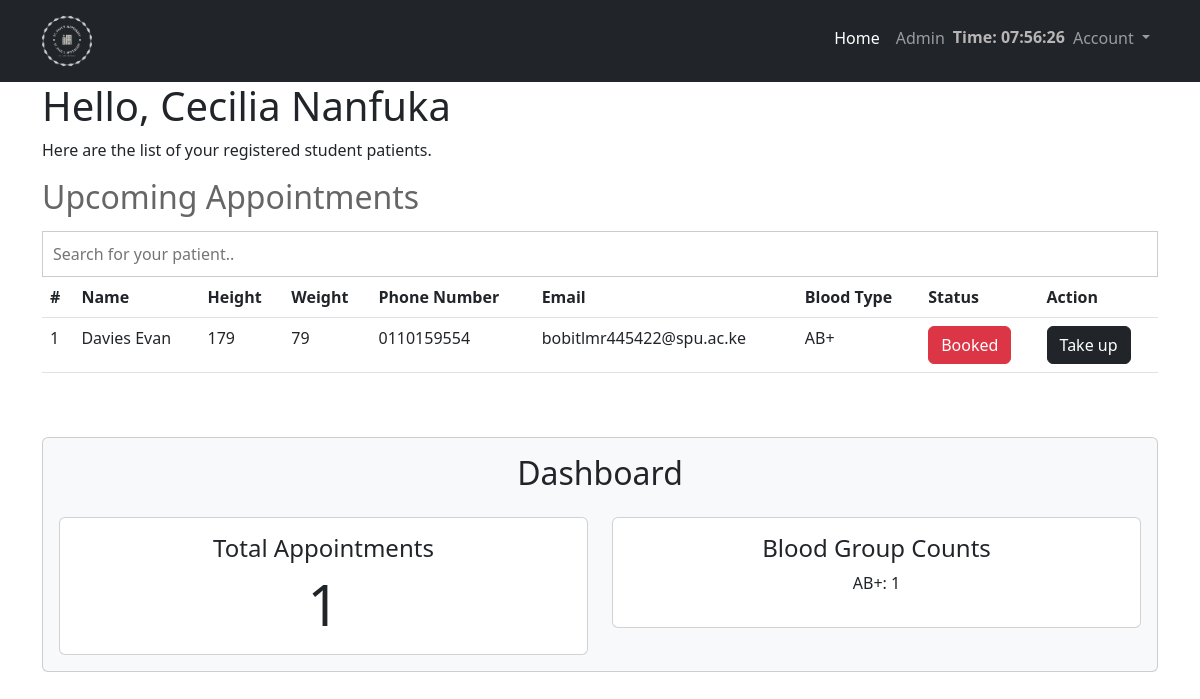
The app's page /admin (signed in) with its own data.
### app.py (models this page shows, shortened)
class User(db.Model, UserMixin):
    id = db.Column(db.Integer, primary_key=True)
    username = db.Column(db.String(30), nullable=False)
    school_id = db.Column(db.String(20),unique=True, nullable=False)
    email = db.Column(db.String(120),unique=True, nullable=False)
    user_profile = db.Column(db.String(20), nullable=False,default='default.png')
    password = db.Column(db.String(30),nullable=False)
    patient = db.relationship('Profile', backref='patient',lazy=True)
    role = db.Column(db.String(10))

class Profile(db.Model):
    id = db.Column(db.Integer, primary_key=True)
    date_registered = db.Column(db.DateTime(), nullable=False, default=datetime.now)
    marital_status = db.Column(db.String(120), nullable=False)
    phonenumber = db.Column(db.String(13), unique=True, nullable=False)
    address = db.Column(db.String(20), nullable=False)
    postcode = db.Column(db.String(20), nullable=False)
    city = db.Column(db.String(30), nullable=False)
    area = db.Column(db.String(20), nullable=False)
    blood_type = db.Column(db.String(5))
    country = db.Column(db.String(20), nullable=False)
    state = db.Column(db.String(20), nullable=False)
    height = db.Column(db.Integer, default=0)
    weight = db.Column(db.Integer, default=0)
    blood_type = db.Column(db.String(10))
    user = relationship("User", backref="profile", uselist=False)
    appointment_status = db.Column(db.String(15), default='booked')  # Add appointment status field
    patient_id = db.Column(db.Integer, db.ForeignKey('user.id'), nullable=False)

### app.py (the view)
@app.route('/admin')
@login_required
def admin():
    if current_user.role == 'doctor':
        appointments = Profile.query.order_by(Profile.date_registered).all()
        num_appointments = len(appointments)
        blood_group_counts = {}
        for appointment in appointments:
            blood_group = appointment.blood_type
            if blood_group in blood_group_counts:
                blood_group_counts[blood_group] += 1
            else:
                blood_group_counts[blood_group] = 1
        return render_template('staff.html', appointments=appointments,
                               num_appointments=num_appointments,
                               blood_group_counts=blood_group_counts,
                               user=current_user)
    else:
        logout_user()
        return redirect(url_for('login'))

### app.py (called while the page is built)
@login_manager.user_loader
def load_user(id):
    user = User.query.get(int(id) if id is not None else None)
    return user

### templates/staff.html (shortened to what this page needs)
{% extends 'layout.html' %}
{% block body %}
         <main>
        <section class="container cd-table-container">
        <h1> Hello, {{current_user.username}}</h1>
         <p> Here are the list of your registered student patients.</p>
          <h2 class="cd-title">Upcoming Appointments</h2>
          <input type="text" class="cd-search table-filter" autofocus data-table="order-table" placeholder="Search for your patient.." />
        <div class="table-responsive">
          <table class="cd-table order-table table">
            <thead>
              <tr>
                <th>#</th>
                <th>Name</th>
                <th>Height</th>
                <th>Weight</th>
                <th>Phone Number</th>
                <th>Email</th>
                <th>Blood Type</th>
                <th>Status</th>
                <th>Action</th>
              </tr>
            </thead>
            <tbody>
             {% for appointment in appointments %}
              <tr>
                <td>{{ loop.index }}</td>
                <td>{{ appointment.patient.username }}</td>
                <td>{{ appointment.height }}</td>
                <td>{{ appointment.weight }}</td>
                <td>{{ appointment.phonenumber }}</td>
                <td>{{ appointment.patient.email }}</td>
                <td>{{ appointment.blood_type }}</td>
                <td>
                  {% if appointment.appointment_status == 'booked' %}
                  <a href="{{ url_for('takeup', id=appointment.id) }}" class="btn btn-danger">Booked</a>
                  {% elif appointment.appointment_status == 'approved' %}
                  <a href="#" class="btn btn-success">Approved</a>
                  {% endif %}
                </td>
                {% if appointment.appointment_status == 'approved' %}
                <td><a href="{{ url_for('takeup', id=appointment.id) }}" disabled class="btn btn-dark">Take up</a></td>
                {% else %}
                <td><a href="{{ url_for('takeup', id=appointment.id) }}" class="btn btn-dark">Take up</a></td>
                {% endif %}
              </tr>
              {% endfor %}
            </tbody>
          </table>
        </div>
        </section>
  <section class="container mt-5 mb-4">
    <div class="card bg-light">
      <div class="card-body">
        <h2 class="card-title text-center mb-4">Dashboard</h2>
        <div class="row">
          <div class="col-md-6">
            <div class="card">
              <div class="card-body text-center">
                <h4 class="card-title">Total Appointments</h4>
                <p class="card-text display-4">{{ num_appointments }}</p>
              </div>
            </div>
          </div>
          <div class="col-md-6">
            <div class="card">
              <div class="card-body text-center">
                <h4 class="card-title">Blood Group Counts</h4>
                <ul class="list-unstyled">
                  {% for blood_group, count in blood_group_counts.items() %}
                  <li>{{ blood_group }}: {{ count }}</li>
                  {% endfor %}
                </ul>
              </div>
            </div>
          </div>
        </div>
      </div>
    </div>
  </section>
         </main>
{% endblock %}

### templates/layout.html (style rules this page uses)
.cd-search { padding: 10px; border: 1px solid #ccc; width: 100%; box-sizing: border-box; }
.cd-title { color: #666; margin: 15px 0; }
ul { list-style: none; }

### records on screen
User: username "Cecilia Nanfuka"
Profile: patient.username "Davies Evan", height "179", weight "79", phonenumber "0110159554", patient.email "bobitlmr445422@spu.ac.ke", blood_type "AB+", count "1"

### other values on screen
{{ num_appointments }} "1"
